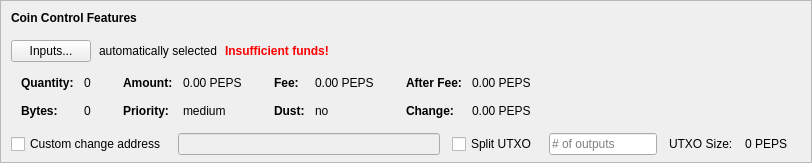
    <widget class="QFrame" name="frameCoinControl">
     <property name="sizePolicy">
      <sizepolicy hsizetype="Expanding" vsizetype="Expanding">
       <horstretch>0</horstretch>
       <verstretch>0</verstretch>
      </sizepolicy>
     </property>
     <property name="maximumSize">
      <size>
       <width>16777215</width>
       <height>16777215</height>
      </size>
     </property>
     <property name="frameShape">
      <enum>QFrame::StyledPanel</enum>
     </property>
     <property name="frameShadow">
      <enum>QFrame::Sunken</enum>
     </property>
     <layout class="QVBoxLayout" name="verticalLayoutCoinControl2">
      <property name="spacing">
       <number>0</number>
      </property>
      <property name="leftMargin">
       <number>0</number>
      </property>
      <property name="topMargin">
       <number>0</number>
      </property>
      <property name="rightMargin">
       <number>0</number>
      </property>
      <property name="bottomMargin">
       <number>6</number>
      </property>
      <item>
       <layout class="QVBoxLayout" name="verticalLayoutCoinControl" stretch="0,0,0,0,1">
        <property name="spacing">
         <number>0</number>
        </property>
        <property name="leftMargin">
         <number>10</number>
        </property>
        <property name="topMargin">
         <number>10</number>
        </property>
        <item>
         <layout class="QHBoxLayout" name="horizontalLayoutCoinControl1">
          <property name="bottomMargin">
           <number>15</number>
          </property>
          <item>
           <widget class="QLabel" name="labelCoinControlFeatures">
            <property name="sizePolicy">
             <sizepolicy hsizetype="Preferred" vsizetype="Maximum">
              <horstretch>0</horstretch>
              <verstretch>0</verstretch>
             </sizepolicy>
            </property>
            <property name="font">
             <font>
              <weight>75</weight>
              <bold>true</bold>
             </font>
            </property>
            <property name="styleSheet">
             <string notr="true">font-weight:bold;</string>
            </property>
            <property name="text">
             <string>Coin Control Features</string>
            </property>
           </widget>
          </item>
         </layout>
        </item>
        <item>
         <layout class="QHBoxLayout" name="horizontalLayoutCoinControl2" stretch="0,0,0,0">
          <property name="spacing">
           <number>8</number>
          </property>
          <property name="bottomMargin">
           <number>10</number>
          </property>
          <item>
           <widget class="QPushButton" name="pushButtonCoinControl">
            <property name="styleSheet">
             <string notr="true"/>
            </property>
            <property name="text">
             <string>Inputs...</string>
            </property>
            <property name="autoDefault">
             <bool>false</bool>
            </property>
           </widget>
          </item>
          <item>
           <widget class="QLabel" name="labelCoinControlAutomaticallySelected">
            <property name="text">
             <string>automatically selected</string>
            </property>
            <property name="margin">
             <number>5</number>
            </property>
           </widget>
          </item>
          <item>
           <widget class="QLabel" name="labelCoinControlInsuffFunds">
            <property name="font">
             <font>
              <weight>75</weight>
              <bold>true</bold>
             </font>
            </property>
            <property name="styleSheet">
             <string notr="true">color:red;font-weight:bold;</string>
            </property>
            <property name="text">
             <string>Insufficient funds!</string>
            </property>
            <property name="margin">
             <number>5</number>
            </property>
           </widget>
          </item>
          <item>
           <spacer name="horizontalSpacerCoinControl">
            <property name="orientation">
             <enum>Qt::Horizontal</enum>
            </property>
            <property name="sizeHint" stdset="0">
             <size>
              <width>40</width>
              <height>1</height>
             </size>
            </property>
           </spacer>
          </item>
         </layout>
        </item>
        <item>
         <widget class="QWidget" name="widgetCoinControl" native="true">
          <property name="sizePolicy">
           <sizepolicy hsizetype="Preferred" vsizetype="Preferred">
            <horstretch>0</horstretch>
            <verstretch>0</verstretch>
           </sizepolicy>
          </property>
          <property name="minimumSize">
           <size>
            <width>0</width>
            <height>0</height>
           </size>
          </property>
          <property name="styleSheet">
           <string notr="true"/>
          </property>
          <layout class="QHBoxLayout" name="horizontalLayoutCoinControl5">
           <property name="leftMargin">
            <number>0</number>
           </property>
           <property name="topMargin">
            <number>0</number>
           </property>
           <property name="rightMargin">
            <number>0</number>
           </property>
           <property name="bottomMargin">
            <number>0</number>
           </property>
           <item>
            <layout class="QHBoxLayout" name="horizontalLayoutCoinControl3" stretch="0,0,0,1">
             <property name="spacing">
              <number>20</number>
             </property>
             <property name="topMargin">
              <number>0</number>
             </property>
             <property name="bottomMargin">
              <number>10</number>
             </property>
             <item>
              <layout class="QFormLayout" name="formLayoutCoinControl1">
               <property name="horizontalSpacing">
                <number>10</number>
               </property>
               <property name="verticalSpacing">
                <number>14</number>
               </property>
               <property name="leftMargin">
                <number>10</number>
               </property>
               <property name="topMargin">
                <number>4</number>
               </property>
               <property name="rightMargin">
                <number>6</number>
               </property>
               <item row="0" column="0">
                <widget class="QLabel" name="labelCoinControlQuantityText">
                 <property name="font">
                  <font>
                   <weight>75</weight>
                   <bold>true</bold>
                  </font>
                 </property>
                 <property name="text">
                  <string>Quantity:</string>
                 </property>
                 <property name="margin">
                  <number>0</number>
                 </property>
                </widget>
               </item>
               <item row="0" column="1">
                <widget class="QLabel" name="labelCoinControlQuantity">
                 <property name="cursor">
                  <cursorShape>IBeamCursor</cursorShape>
                 </property>
                 <property name="contextMenuPolicy">
                  <enum>Qt::ActionsContextMenu</enum>
                 </property>
                 <property name="text">
                  <string notr="true">0</string>
                 </property>
                 <property name="margin">
                  <number>0</number>
                 </property>
                 <property name="textInteractionFlags">
                  <set>Qt::LinksAccessibleByMouse|Qt::TextSelectableByKeyboard|Qt::TextSelectableByMouse</set>
                 </property>
                </widget>
               </item>
               <item row="1" column="0">
                <widget class="QLabel" name="labelCoinControlBytesText">
                 <property name="font">
                  <font>
                   <weight>75</weight>
                   <bold>true</bold>
                  </font>
                 </property>
                 <property name="text">
                  <string>Bytes:</string>
                 </property>
                </widget>
               </item>
               <item row="1" column="1">
                <widget class="QLabel" name="labelCoinControlBytes">
                 <property name="cursor">
                  <cursorShape>IBeamCursor</cursorShape>
                 </property>
                 <property name="contextMenuPolicy">
                  <enum>Qt::ActionsContextMenu</enum>
                 </property>
                 <property name="text">
                  <string notr="true">0</string>
                 </property>
                 <property name="textInteractionFlags">
                  <set>Qt::LinksAccessibleByMouse|Qt::TextSelectableByKeyboard|Qt::TextSelectableByMouse</set>
                 </property>
                </widget>
               </item>
              </layout>
             </item>
             <item>
              <layout class="QFormLayout" name="formLayoutCoinControl2">
               <property name="horizontalSpacing">
                <number>10</number>
               </property>
               <property name="verticalSpacing">
                <number>14</number>
               </property>
               <property name="leftMargin">
                <number>6</number>
               </property>
               <property name="topMargin">
                <number>4</number>
               </property>
               <property name="rightMargin">
                <number>6</number>
               </property>
               <item row="0" column="0">
                <widget class="QLabel" name="labelCoinControlAmountText">
                 <property name="font">
                  <font>
                   <weight>75</weight>
                   <bold>true</bold>
                  </font>
                 </property>
                 <property name="text">
                  <string>Amount:</string>
                 </property>
                 <property name="margin">
                  <number>0</number>
                 </property>
                </widget>
               </item>
               <item row="0" column="1">
                <widget class="QLabel" name="labelCoinControlAmount">
                 <property name="cursor">
                  <cursorShape>IBeamCursor</cursorShape>
                 </property>
                 <property name="contextMenuPolicy">
                  <enum>Qt::ActionsContextMenu</enum>
                 </property>
                 <property name="text">
                  <string notr="true">0.00 PEPS</string>
                 </property>
                 <property name="textInteractionFlags">
                  <set>Qt::LinksAccessibleByMouse|Qt::TextSelectableByKeyboard|Qt::TextSelectableByMouse</set>
                 </property>
                </widget>
               </item>
               <item row="1" column="0">
                <widget class="QLabel" name="labelCoinControlPriorityText">
                 <property name="font">
                  <font>
                   <weight>75</weight>
                   <bold>true</bold>
                  </font>
                 </property>
                 <property name="text">
                  <string>Priority:</string>
                 </property>
                </widget>
               </item>
               <item row="1" column="1">
                <widget class="QLabel" name="labelCoinControlPriority">
                 <property name="cursor">
                  <cursorShape>IBeamCursor</cursorShape>
                 </property>
                 <property name="contextMenuPolicy">
                  <enum>Qt::ActionsContextMenu</enum>
                 </property>
                 <property name="text">
                  <string>medium</string>
                 </property>
                 <property name="textInteractionFlags">
                  <set>Qt::LinksAccessibleByMouse|Qt::TextSelectableByKeyboard|Qt::TextSelectableByMouse</set>
                 </property>
                </widget>
               </item>
              </layout>
             </item>
             <item>
              <layout class="QFormLayout" name="formLayoutCoinControl3">
               <property name="horizontalSpacing">
                <number>10</number>
               </property>
               <property name="verticalSpacing">
                <number>14</number>
               </property>
               <property name="leftMargin">
                <number>6</number>
               </property>
               <property name="topMargin">
                <number>4</number>
               </property>
               <property name="rightMargin">
                <number>6</number>
               </property>
               <item row="0" column="0">
                <widget class="QLabel" name="labelCoinControlFeeText">
                 <property name="font">
                  <font>
                   <weight>75</weight>
                   <bold>true</bold>
                  </font>
                 </property>
                 <property name="text">
                  <string>Fee:</string>
                 </property>
                 <property name="margin">
                  <number>0</number>
                 </property>
                </widget>
               </item>
               <item row="0" column="1">
                <widget class="QLabel" name="labelCoinControlFee">
                 <property name="cursor">
                  <cursorShape>IBeamCursor</cursorShape>
                 </property>
                 <property name="contextMenuPolicy">
                  <enum>Qt::ActionsContextMenu</enum>
                 </property>
                 <property name="text">
                  <string notr="true">0.00 PEPS</string>
                 </property>
                 <property name="textInteractionFlags">
                  <set>Qt::LinksAccessibleByMouse|Qt::TextSelectableByKeyboard|Qt::TextSelectableByMouse</set>
                 </property>
                </widget>
               </item>
               <item row="1" column="0">
                <widget class="QLabel" name="labelCoinControlLowOutputText">
                 <property name="font">
                  <font>
                   <weight>75</weight>
                   <bold>true</bold>
                  </font>
                 </property>
                 <property name="text">
                  <string>Dust:</string>
                 </property>
                </widget>
               </item>
               <item row="1" column="1">
                <widget class="QLabel" name="labelCoinControlLowOutput">
                 <property name="cursor">
                  <cursorShape>IBeamCursor</cursorShape>
                 </property>
                 <property name="contextMenuPolicy">
                  <enum>Qt::ActionsContextMenu</enum>
                 </property>
                 <property name="text">
                  <string>no</string>
                 </property>
                 <property name="textInteractionFlags">
                  <set>Qt::LinksAccessibleByMouse|Qt::TextSelectableByKeyboard|Qt::TextSelectableByMouse</set>
                 </property>
                </widget>
               </item>
              </layout>
             </item>
             <item>
              <layout class="QFormLayout" name="formLayoutCoinControl4">
               <property name="horizontalSpacing">
                <number>10</number>
               </property>
               <property name="verticalSpacing">
                <number>14</number>
               </property>
               <property name="leftMargin">
                <number>6</number>
               </property>
               <property name="topMargin">
                <number>4</number>
               </property>
               <property name="rightMargin">
                <number>6</number>
               </property>
               <item row="0" column="0">
                <widget class="QLabel" name="labelCoinControlAfterFeeText">
                 <property name="font">
                  <font>
                   <weight>75</weight>
                   <bold>true</bold>
                  </font>
                 </property>
                 <property name="text">
                  <string>After Fee:</string>
                 </property>
                 <property name="margin">
                  <number>0</number>
                 </property>
                </widget>
               </item>
               <item row="0" column="1">
                <widget class="QLabel" name="labelCoinControlAfterFee">
                 <property name="cursor">
                  <cursorShape>IBeamCursor</cursorShape>
                 </property>
                 <property name="contextMenuPolicy">
                  <enum>Qt::ActionsContextMenu</enum>
                 </property>
                 <property name="text">
                  <string notr="true">0.00 PEPS</string>
                 </property>
                 <property name="textInteractionFlags">
                  <set>Qt::LinksAccessibleByMouse|Qt::TextSelectableByKeyboard|Qt::TextSelectableByMouse</set>
                 </property>
                </widget>
               </item>
               <item row="1" column="0">
                <widget class="QLabel" name="labelCoinControlChangeText">
                 <property name="font">
                  <font>
                   <weight>75</weight>
                   <bold>true</bold>
                  </font>
                 </property>
                 <property name="text">
                  <string>Change:</string>
                 </property>
                </widget>
               </item>
               <item row="1" column="1">
                <widget class="QLabel" name="labelCoinControlChange">
                 <property name="cursor">
                  <cursorShape>IBeamCursor</cursorShape>
                 </property>
                 <property name="contextMenuPolicy">
                  <enum>Qt::ActionsContextMenu</enum>
                 </property>
                 <property name="text">
                  <string notr="true">0.00 PEPS</string>
                 </property>
                 <property name="textInteractionFlags">
                  <set>Qt::LinksAccessibleByMouse|Qt::TextSelectableByKeyboard|Qt::TextSelectableByMouse</set>
                 </property>
                </widget>
               </item>
              </layout>
             </item>
            </layout>
           </item>
          </layout>
         </widget>
        </item>
        <item>
         <layout class="QHBoxLayout" name="horizontalLayoutCoinControl4" stretch="0,0,0,0,0,0,0">
          <property name="spacing">
           <number>12</number>
          </property>
          <property name="sizeConstraint">
           <enum>QLayout::SetDefaultConstraint</enum>
          </property>
          <property name="topMargin">
           <number>5</number>
          </property>
          <property name="rightMargin">
           <number>5</number>
          </property>
          <item>
           <widget class="QCheckBox" name="checkBoxCoinControlChange">
            <property name="toolTip">
             <string>If this is activated, but the change address is empty or invalid, change will be sent to a newly generated address.</string>
            </property>
            <property name="text">
             <string>Custom change address</string>
            </property>
           </widget>
          </item>
          <item>
           <widget class="QValidatedLineEdit" name="lineEditCoinControlChange">
            <property name="enabled">
             <bool>false</bool>
            </property>
            <property name="sizePolicy">
             <sizepolicy hsizetype="Expanding" vsizetype="Fixed">
              <horstretch>0</horstretch>
              <verstretch>0</verstretch>
             </sizepolicy>
            </property>
           </widget>
          </item>
          <item>
           <widget class="QCheckBox" name="splitBlockCheckBox">
            <property name="text">
             <string>Split UTXO</string>
            </property>
           </widget>
          </item>
          <item>
           <widget class="QLineEdit" name="splitBlockLineEdit">
            <property name="sizePolicy">
             <sizepolicy hsizetype="Fixed" vsizetype="Fixed">
              <horstretch>50</horstretch>
              <verstretch>0</verstretch>
             </sizepolicy>
            </property>
            <property name="placeholderText">
             <string># of outputs</string>
            </property>
           </widget>
          </item>
          <item>
           <widget class="QLabel" name="labelBlockSizeText">
            <property name="text">
             <string>UTXO Size:</string>
            </property>
           </widget>
          </item>
          <item>
           <widget class="QLabel" name="labelBlockSize">
            <property name="text">
             <string>0 PEPS</string>
            </property>
           </widget>
          </item>
          <item>
           <widget class="QLabel" name="labelCoinControlChangeLabel">
            <property name="sizePolicy">
             <sizepolicy hsizetype="Preferred" vsizetype="Expanding">
              <horstretch>0</horstretch>
              <verstretch>0</verstretch>
             </sizepolicy>
            </property>
            <property name="minimumSize">
             <size>
              <width>0</width>
              <height>0</height>
             </size>
            </property>
            <property name="text">
             <string/>
            </property>
            <property name="margin">
             <number>3</number>
            </property>
           </widget>
          </item>
         </layout>
        </item>
        <item>
         <spacer name="verticalSpacerCoinControl">
          <property name="orientation">
           <enum>Qt::Vertical</enum>
          </property>
          <property name="sizeHint" stdset="0">
           <size>
            <width>800</width>
            <height>1</height>
           </size>
          </property>
         </spacer>
        </item>
       </layout>
      </item>
     </layout>
    </widget>
